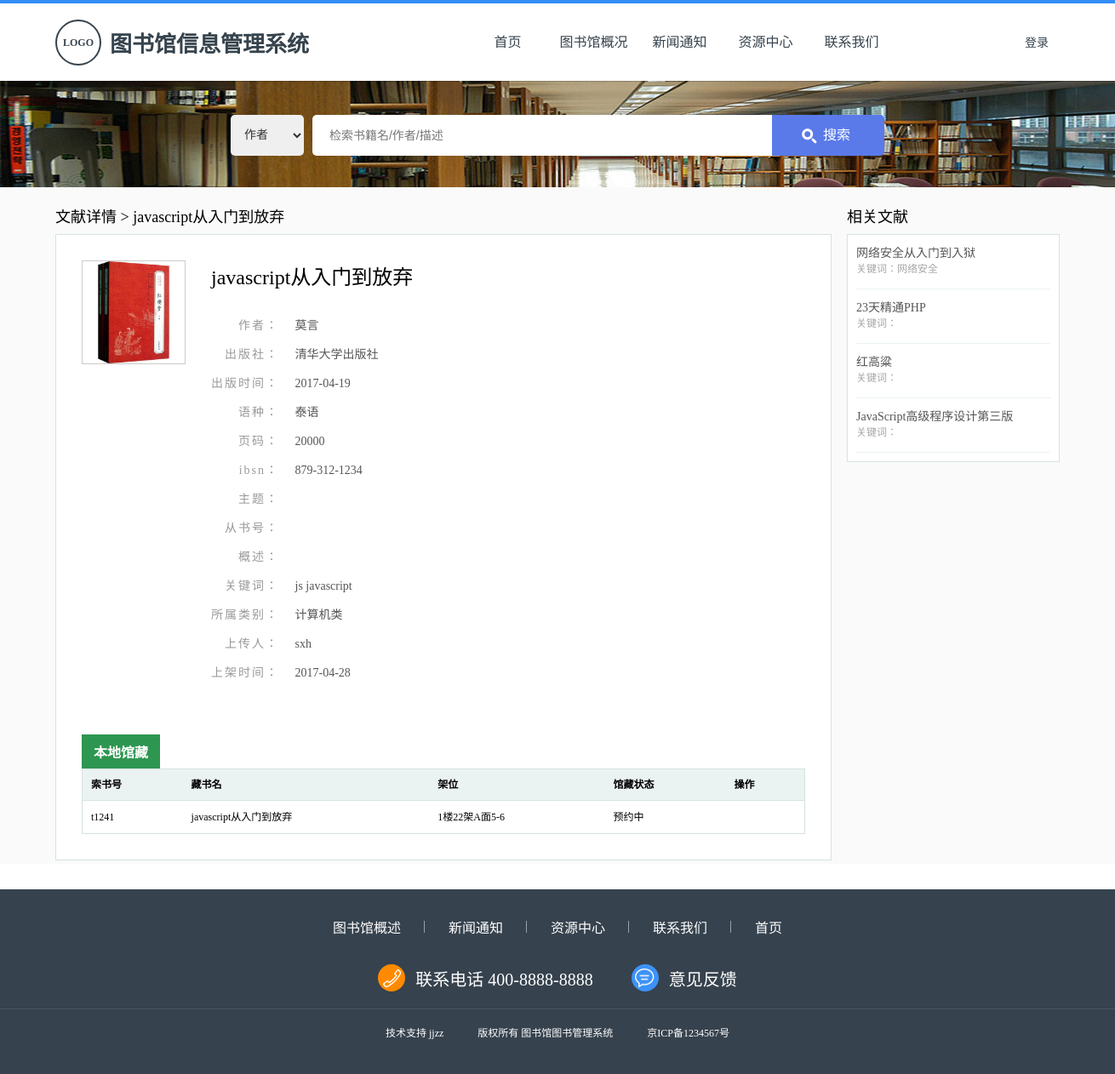
Screenshot of /library/book-item.php?booksId=t124&key=author&words=莫言 with the database file from the repository.
### tables this page shows
CREATE TABLE `books` (
  `booksId` varchar(100) NOT NULL,
  `bookName` varchar(100) NOT NULL,
  `img` varchar(100) DEFAULT NULL,
  `author` varchar(100) NOT NULL,
  `press` varchar(100) DEFAULT NULL,
  `pressDate` date DEFAULT NULL,
  `pages` int(11) DEFAULT NULL,
  `language` varchar(100) DEFAULT NULL,
  `ibsn` varchar(100) DEFAULT NULL,
  `price` float DEFAULT NULL,
  `theme` varchar(100) DEFAULT NULL,
  `series` varchar(100) DEFAULT NULL,
  `summary` varchar(100) DEFAULT NULL,
  `cateId` int(11) NOT NULL,
  `keyword` varchar(100) DEFAULT NULL,
  `inputDate` date DEFAULT NULL,
  `adminId` varchar(100) NOT NULL,
  `memo` text,
  PRIMARY KEY (`booksId`),
  KEY `a1` (`adminId`),
  KEY `a2` (`cateId`),
  CONSTRAINT `a1` FOREIGN KEY (`adminId`) REFERENCES `admin` (`adminId`) ON DELETE CASCADE ON UPDATE CASCADE,
  CONSTRAINT `a2` FOREIGN KEY (`cateId`) REFERENCES `category` (`cateId`) ON DELETE CASCADE ON UPDATE CASCADE
);

CREATE TABLE `category` (
  `cateId` int(11) NOT NULL AUTO_INCREMENT,
  `cateName` varchar(100) NOT NULL,
  `memo` text,
  PRIMARY KEY (`cateId`)
);

CREATE TABLE `eachbooks` (
  `eachId` varchar(100) NOT NULL,
  `booksId` varchar(100) NOT NULL,
  `floor` int(11) NOT NULL,
  `shelfNo` int(11) NOT NULL,
  `addr` varchar(100) NOT NULL,
  `status` varchar(100) NOT NULL DEFAULT '',
  `memo` text,
  PRIMARY KEY (`eachId`),
  KEY `qqqqq` (`booksId`),
  KEY `eeeeeeeee` (`floor`),
  CONSTRAINT `qqqqq` FOREIGN KEY (`booksId`) REFERENCES `books` (`booksId`) ON DELETE CASCADE ON UPDATE CASCADE
);

### library/data.php (called while the page is built, shortened)
<?php
	class DataBase {
		function getData($sql) {
			$resl = Array();
			$select = mysql_query($sql);
	        while ($row = mysql_fetch_array($select)) {
	        	array_push($resl, $row);
	        }
	        return $resl;
		}
	}

### library/book-item.php (the view, shortened to what this page needs)
<!DOCTYPE html>
<html lang="en">
<head>
    <link href="css/index-master.css" rel="stylesheet" />
    <link href="css/book-item.css" rel="stylesheet" />
</head>
<body>
    <?php
        include 'index-master-header.php';
        $booksId = '';
        $key = '';
        $words = '';
        if (isset($_GET['booksId'])) {
            $booksId = $_GET['booksId'];
        }
        if (isset($_GET['key'])) {
            $key = $_GET['key'];
        }
        if (isset($_GET['words'])) {
            $words = $_GET['words'];
        }
        $paramStr = $_SERVER["QUERY_STRING"];
    ?>
    <div class="search">
        <div class="search-wrap">
            <select class="search-select" value="<?php echo $key;?>">
                <option value="author" <?php if ($key=='author') echo 'selected';?>>作者</option>
            </select>
            <input class="search-input" id="searchInput" type="text" placeholder="检索书籍名/作者/描述" />
            <button class="search-button">搜索</button>
        </div>
    </div>
    <div class="book-container">
        <div class="center">
            <div class="book">
                <?php
                    $sqlCurr = 'select * from books join category on category.cateId = books.cateId join admin on admin.adminId = books.adminId where books.booksId = "'.$booksId.'"';
                    $infoCurr = $db->getData($sqlCurr)[0];
                ?>
                <h2 class="book-title book-title-book">文献详情 > <?php echo $infoCurr['bookName'];?></h2>
                <div class="book-wrap">
                    <img class="book-cover" src="<?php echo $infoCurr['img'];?>" title="<?php echo $infoCurr['bookName'];?>" />
                    <div class="book-detail">
                        <b class="book-detail-name"><?php echo $infoCurr['bookName'];?></b>
                        <ul class="book-detail-wrap">
                            <li class="book-detail-item">
                                <span class="book-detail-item-title">作者：</span>
                                <?php echo $infoCurr['author'];?>
                            </li>
                            <li class="book-detail-item">
                                <span class="book-detail-item-title">出版社：</span>
                                <?php echo $infoCurr['press'];?>
                            </li>
                            <li class="book-detail-item">
                                <span class="book-detail-item-title">出版时间：</span>
                                <?php echo $infoCurr['pressDate'];?>
                            </li>
                            <li class="book-detail-item">
                                <span class="book-detail-item-title">语种：</span>
                                <?php echo $infoCurr['language'];?>
                            </li>
                            <li class="book-detail-item">
                                <span class="book-detail-item-title">页码：</span>
                                <?php echo $infoCurr['pages'];?>
                            </li>
                            <li class="book-detail-item">
                                <span class="book-detail-item-title">ibsn：</span>
                                <?php echo $infoCurr['ibsn'];?>
                            </li>
                            <li class="book-detail-item">
                                <span class="book-detail-item-title">主题：</span>
                            </li>
                            <li class="book-detail-item">
                                <span class="book-detail-item-title">从书号：</span>
                            </li>
                            <li class="book-detail-item">
                                <span class="book-detail-item-title">概述：</span>
                            </li>
                            <li class="book-detail-item">
                                <span class="book-detail-item-title">关键词：</span>
                                <?php echo $infoCurr['keyword'];?>
                            </li>
                            <li class="book-detail-item">
                                <span class="book-detail-item-title">所属类别：</span>
                                <?php echo $infoCurr['cateName'];?>
                            </li>
                            <li class="book-detail-item">
                                <span class="book-detail-item-title">上传人：</span>
                                <?php echo $infoCurr['adminName'];?>
                            </li>
                            <li class="book-detail-item">
                                <span class="book-detail-item-title">上架时间：</span>
                                <?php echo $infoCurr['inputDate'];?>
                            </li>
                        </ul>
                    </div>
                    <div class="book-pos">
                        <b class="book-pos-title">本地馆藏</b>
                        <table class="book-pos-wrap">
                            <tr class="book-pos-head">
                                <th class="book-pos-th">索书号</th>
                                <th class="book-pos-th">藏书名</th>
                                <th class="book-pos-th">架位</th>
                                <th class="book-pos-th">馆藏状态</th>
                                <th class="book-pos-th">操作</th>
                            </tr>
                            <?php
                                $sqlEachs = 'select * from eachbooks where booksId = "'.$booksId.'"';
                                $infoEachs = $db->getData($sqlEachs);
                                for ($i = 0; $i < sizeof($infoEachs); $i++) {
                            ?>
                            <tr class="book-pos-tr">
                                <td class="book-pos-td"><?php echo $infoEachs[$i]['eachId'];?></td>
                                <td class="book-pos-td"><?php echo $infoCurr['bookName'];?></td>
                                <td class="book-pos-td">
                                    <?php
                                        echo $infoEachs[$i]['floor'].'楼'.$infoEachs[$i]['shelfNo'].'架'.$infoEachs[$i]['addr'];
                                    ?>
                                </td>
                                <td class="book-pos-td"><?php echo $infoEachs[$i]['status'];?></td>
                                <td class="book-pos-td"></td>
                            </tr>
                            <?php
                                }
                            ?>
                        </table>
                    </div>
                </div>
            </div>
            <div class="recom">
                <h2 class="book-title book-title-recom">相关文献</h2>
                <ul class="recom-container">
                    <?php
                        $sqlSame = 'select * from books ';
                        if ($_GET['key'] == 'all') {
                            $sqlSame .= 'where bookName like "%'.$words.'%" or author like "%'.$words.'%" '
                                    .'or press like "%'.$words.'%" or ibsn like "%'.$words.'%" '
                                    .'or theme like "%'.$words.'%" or keyword like "%'.$words.'%" ';
                        } else {
                            $sqlSame .= 'where '.$key.' like "%'.$words.'%" ';
                        }
                        $sqlSame .= 'limit 0, 6 ';
                        $infoSame = $db->getData($sqlSame);
                        for ($i = 0; $i < sizeof($infoSame); $i++) {
                            if ($infoSame[$i]['booksId'] == $booksId) {
                                continue;
                            }
                    ?>
                    <li class=recom-item>
                        <a class="recom-item-title" href="
                            <?php
                                echo 'book-item.php?key='.$key.'&words='.$words.'&booksId='.$infoSame[$i]['booksId'];
                            ?>
                        "><?php echo $infoSame[$i]['bookName']?></a>
                        <p class="recom-item-desc">关键词：<?php echo $infoSame[$i]['keyword']?></p>
                    </li>
                    <?php
                        }
                    ?>
                </ul>
            </div>
        </div>
    </div>
    <?php
        include 'index-master-footer.php';
    ?>
</body>
</html>

### library/css/index-master.css (style rules this page uses)
* { margin: 0; padding: 0; }
a { text-decoration: none; color: #36434d; }
ul, li { list-style: none; }
body { min-width: 1300px; font-family: 'Microsoft Yahei'; }
.center { margin: 0 auto; width: 1180px; }

### library/css/book-item.css (style rules this page uses)
.search { height: 125px; text-align: center; background-color: #e1e1e1; background-image: url("../imgs/item-search.jpg"); }
.search-wrap { display: inline-block; overflow: hidden; margin: 40px 0 10px; line-height: 48px; clear: both; }
.search-select { float: left; border: 0; -webkit-border-radius: 5px; -moz-border-radius: 5px; border-radius: 5px; padding: 14px 12px 16px; width: auto; height: auto; font-size: 14px; outline: 0; color: #333; cursor: pointer; }
input.search-input { float: left; margin-left: 10px; border: none; -webkit-border-radius: 5px 0 0 5px; -moz-border-radius: 5px 0 0 5px; border-radius: 5px 0 0 5px; padding: 15px 20px; width: 500px; height: 18px; font-family: tahoma,"Microsoft YaHei", Simsun, "Arial Unicode MS",Mingliu,Arial,Helvetica; font-size: 14px; line-height: 18px; background-color: #fff; }
.search-button { float: left; margin: 0; border: none; -webkit-border-radius: 0 5px 5px 0; -moz-border-radius: 0 5px 5px 0; border-radius: 0 5px 5px 0; padding: 0 40px 0 60px; height: 48px; font-size: 16px; text-align: center; line-height: 48px; color: #fff; background: #5a7aea url(../imgs/ico.png) no-repeat 35px -84px; cursor: pointer; }
.book-container { margin-bottom: 30px; }
.book { display: inline-block; overflow: hidden; }
.book-container { background-color: #fafafa; }
.book-wrap { float: left; overflow: hidden; clear: both; border: 1px solid #d5e2e3; padding: 30px; width: 850px; background-color: #fff; }
.book-title { margin-top: 15px; height: 40px; font-size: 18px; font-weight: 400; line-height: 40px; }
.book-title-book { width: 850px; }
.book-cover { float: left; border: 1px solid #ccc; width: 120px; height: auto; min-height: 120px; }
.book-detail { float: left; margin-left: 30px; width: 695px; }
.book-detail-name { display: block; margin-bottom: 30px; font-size: 24px; font-weight: 400; }
.book-detail-item { margin-bottom: 10px; font-size: 14px; color: #555; }
.book-detail-item-title { display: inline-block; margin-right: 15px; width: 80px; text-align: right; line-height: 24px; letter-spacing: 2px; color: #999; }
.book-pos { float: left; margin-top: 50px; width: 100%; }
.book-pos-title { float: left; padding: 8px 14px; font-size: 16px; color: #fff; background-color: #2d9651; }
.book-pos-wrap { float: left; border-collapse: collapse; border-spacing: 0; border: 1px solid #d5e3e0; width: 100%; font-size: 12px; }
.book-pos-head, .book-pos-tr { border-bottom: 1px solid #d5e3e0; }
.book-pos-th { padding: 4px 10px; height: 28px; text-align: left; line-height: 28px; background-color: #ebf2f2; }
.book-pos-td { padding: 4px 10px; line-height: 30px; }
.recom { float: right; width: 250px; box-sizing: border-box; }
.recom-container { padding: 0 10px 10px; }
.recom-container { border: 1px solid #d5e2e3; background-color: #fff; }
.recom-item { border-bottom: 1px solid #ebf2f2; padding: 10px 0 15px; }
.recom-item-title { font-size: 14px; color: #555; }
.recom-item-desc { font-size: 12px; color: #a5a5a5; }

### rows the page displays
books: bookName "javascript从入门到放弃", img (picture), author "莫言", press "清华大学出版社", pressDate "2017-04-19", language "泰语", pages "20000", ibsn "879-312-1234", keyword "js javascript", cateId.cateName "计算机类", adminId.adminName "sxh", inputDate "2017-04-28"
eachbooks: eachId "t1241", booksId.bookName "javascript从入门到放弃", floor "1", shelfNo "22", addr "A面5-6", status "预约中"
books: bookName "网络安全从入门到入狱", keyword "网络安全"
books: bookName "23天精通PHP"
books: bookName "红高粱"
books: bookName "JavaScript高级程序设计第三版"
